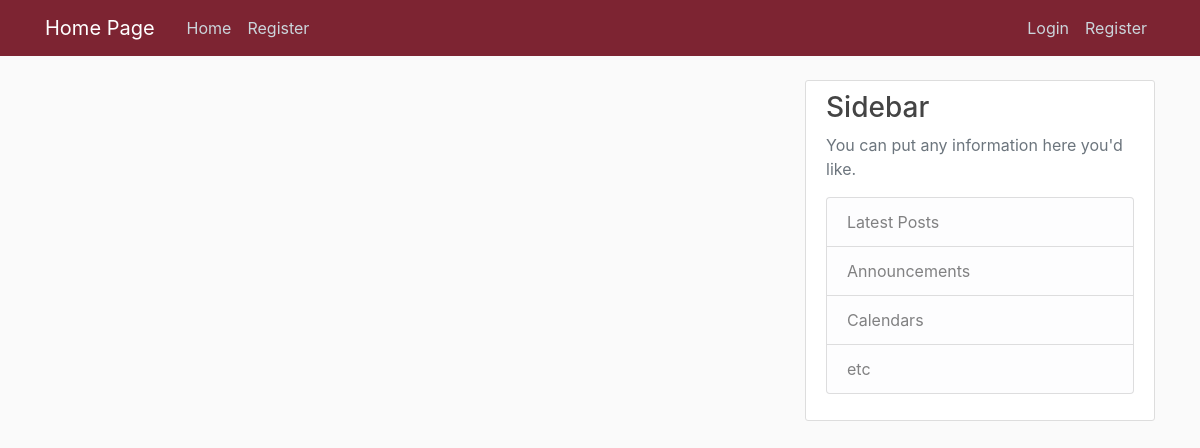
Page /main_app/ on the earlier database version.
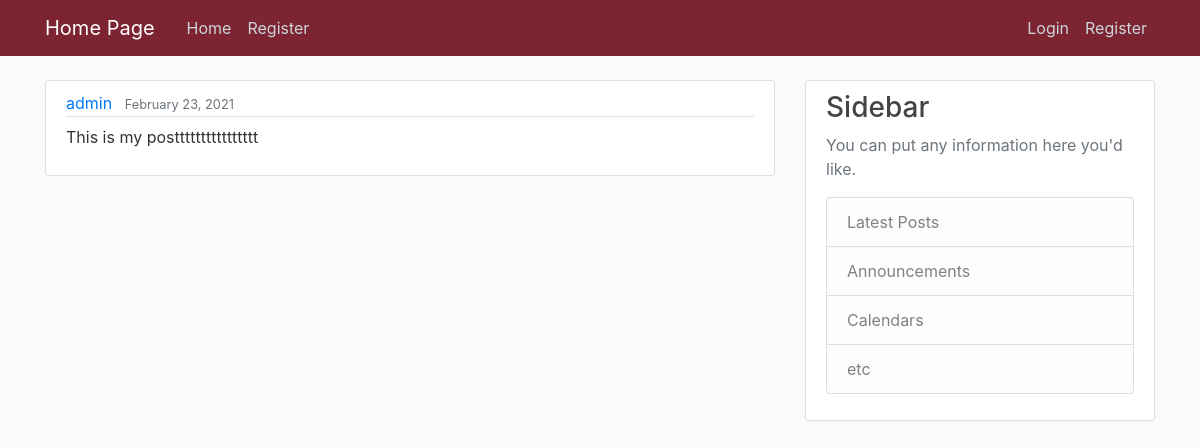
Same page on the later database version.
### main_app/models.py (models this page shows, shortened)
class Post(models.Model):
    content = models.TextField()
    date_posted = models.DateTimeField(default=timezone.now)
    author = models.ForeignKey(User, on_delete=models.CASCADE)

### main_app/views.py (the view)
# urls.py: path('', views.home, name='home'),
def home(request):
    return render(request,
                  'main_app/home.html', {'posts': Post.objects.all()})

### main_app/templates/main_app/home.html (shortened to what this page needs)
{% extends "main_app/base.html" %}
{% block content %}
{% for post in posts %}
<article class="media content-section">
    <div class="media-body">
      <div class="article-metadata">
        <a class="mr-2" href="{% url 'profile' %}">{{ post.author }}</a>
        <small class="text-muted">{{ post.date_posted|date:"F d, Y" }}</small>
      </div>
      <p class="article-content">{{ post.content }}</p>
    </div>
</article>
{% endfor %}
{% endblock content %}

### main_app/templates/main_app/base.html (shortened to what this page needs)
{% load static %}
<!doctype html>
<html lang="en">
  <head>
    <link rel="stylesheet" href="https://maxcdn.bootstrapcdn.com/bootstrap/4.0.0/css/bootstrap.min.css">
    <link rel="stylesheet" href="{% static 'main_app/main.css' %}">
  </head>
  <body>
    <header class="site-header">
        <nav class="navbar navbar-expand-md navbar-dark bg-steel fixed-top">
          <div class="container">
            <a class="navbar-brand mr-4" href="{% url 'home' %}">Home Page</a>
            <div class="collapse navbar-collapse" id="navbarToggle">
              <div class="navbar-nav mr-auto">
                <a class="nav-item nav-link" href="{% url 'home' %}">Home</a>
                <a class="nav-item nav-link" href="{% url 'home-register'%}">Register</a>
              </div>
              <div class="navbar-nav">
                {% if user.is_authenticated %}
                <a class="nav-item nav-link" href="{% url 'post' %}">Add New Post</a>
                <a class="nav-item nav-link" href="{% url 'profile' %}">Profile</a>
                  <a class="nav-item nav-link" href="{% url 'logout' %}">Logout</a>
                {% else %}
                  <a class="nav-item nav-link" href="{% url 'login' %}">Login</a>
                  <a class="nav-item nav-link" href="{% url 'home-register'%}">Register</a>
                {% endif %}
              </div>
            </div>
          </div>
        </nav>
    </header>
    <main role="main" class="container">
        <div class="row">
            <div class="col-md-8">
                {% block content %}{% endblock %}
            </div>
            <div class="col-md-4">
                <div class="content-section">
                <h3>Sidebar</h3>
                <p class='text-muted'>You can put any information here you'd like.
                    <ul class="list-group">
                    <li class="list-group-item list-group-item-light">Latest Posts</li>
                    <li class="list-group-item list-group-item-light">Announcements</li>
                    <li class="list-group-item list-group-item-light">Calendars</li>
                    <li class="list-group-item list-group-item-light">etc</li>
                    </ul>
                </p>
                </div>
            </div>
        </div>
    </main>
  </body>
</html>

### main_app/static/main_app/main.css (style rules this page uses)
body { background: #fafafa; color: #333333; margin-top: 5rem; }
h1, h2, h3, h4, h5, h6 { color: #444444; }
ul { margin: 0; }
.bg-steel { background-color: #7d2432; }
.site-header .navbar-nav .nav-link { color: #cbd5db; }
.content-section { background: #ffffff; padding: 10px 20px; border: 1px solid #dddddd; border-radius: 3px; margin-bottom: 20px; }
.article-content { white-space: pre-line; }
.article-metadata { padding-bottom: 1px; margin-bottom: 4px; border-bottom: 1px solid #e3e3e3 }

Differences in the rows shown:
added Post: author "admin", date_posted "February 23, 2021", content "This is my postttttttttttttttt"
